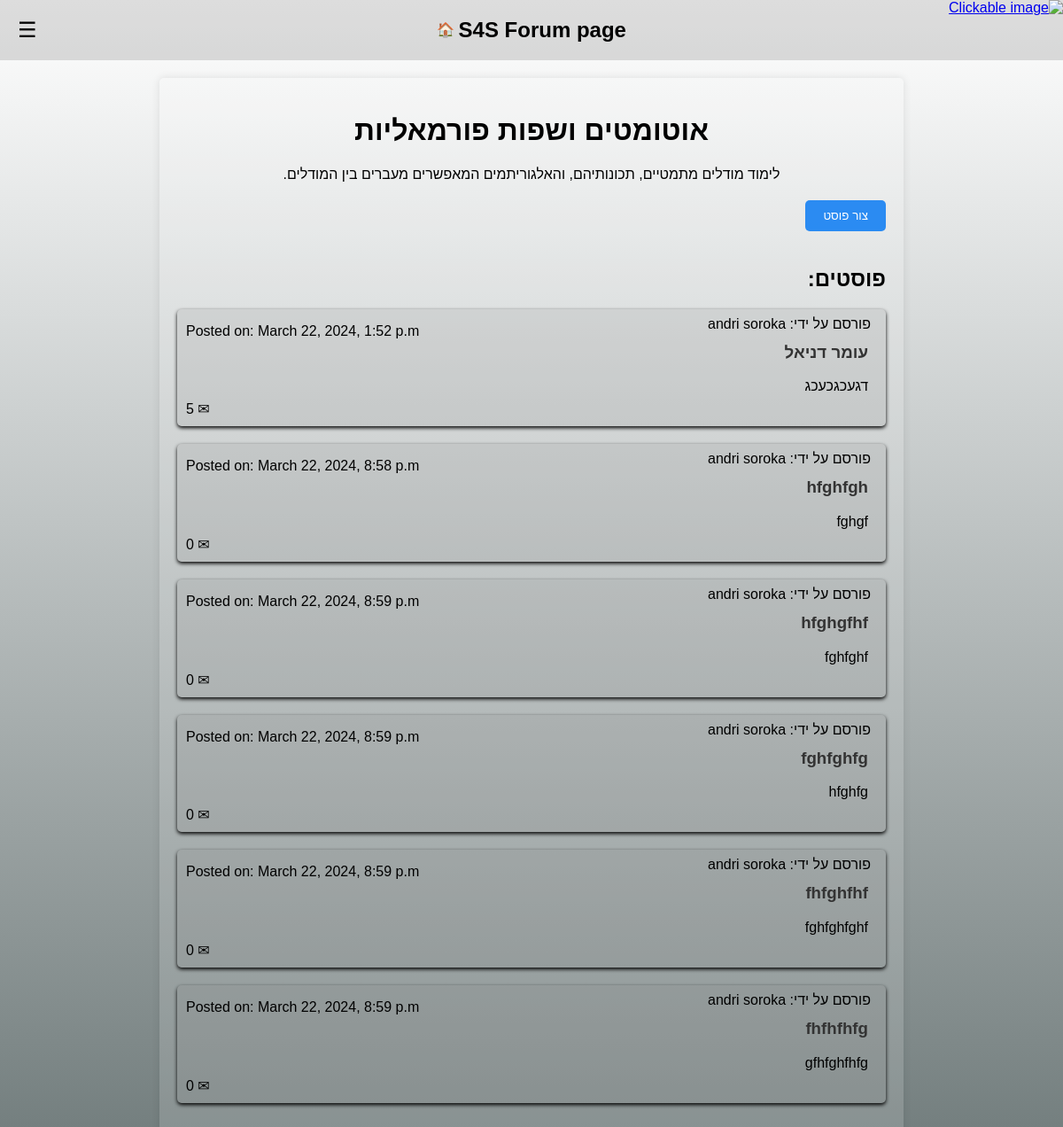
The app's page /blog/13/ with its own data.
### S4S/models.py (models this page shows, shortened)
class Blog(models.Model):
    title = models.CharField(max_length=100)
    description = models.TextField(default='No description')

class Post2(models.Model):
    title = models.CharField(max_length=100)
    user_name = models.CharField(default="none", max_length=100)
    content = models.TextField()
    date_posted = models.DateTimeField(default=timezone.now)
    blog = models.ForeignKey('Blog', on_delete=models.CASCADE, null=True)
    candidate = models.ForeignKey('Candidate', on_delete=models.CASCADE, null=True, blank=True)
    student = models.ForeignKey('Student', on_delete=models.CASCADE, null=True, blank=True)
    graduate = models.ForeignKey('Graduate', on_delete=models.CASCADE, null=True, blank=True)
    likes_count = models.IntegerField(default=0)
    comment_count = models.IntegerField(default=0)

### S4S/blogim.py (the view, shortened to what this page needs)
# urls.py: path('blog/<int:blog_id>/', blogim.blog_detail, name='blog_detail'),
def blog_detail(request, blog_id):
    blog = Blog.objects.get(pk=blog_id)
    posts2 = Post2.objects.filter(blog=blog)
    current_user = None
    return render(request, 'blog.detail.html', {'blog': blog, 'posts2': posts2, 'current_user': current_user})

### templates/blog.detail.html (shortened to what this page needs)
<!DOCTYPE html>
<html lang="en">
<head>
</head>
<body>
<header>
    <div class="menu-icon" onclick="toggleSidebar(event)">☰</div>
    <a href="/" style="text-decoration: none; color: inherit;"><h2>S4S Forum page</h2></a>
     <a href="/" style="text-decoration: none; color: inherit;">&nbsp;🏠</a>
</header>
    <div class="container">
        <div class="header">
            <h1>{{ blog.title }}</h1>
            <p>{{ blog.description }}</p>
        </div>
        <button class="create-post-button" onclick="toggleCreatePostForm()">צור פוסט</button>
        <a href="{% url '' %}" class="top-left">
            <img src="https://i.imgur.com/YAy1rDP.png" alt="Clickable image" width="250" height="75" class="invert-color">
        </a>
        <div class="posts">
            <h2>פוסטים:</h2>
            {% for post2 in posts2 %}
                <div class="post">
                    <a href="{% url 'post_detail' post2.id %}" style="text-decoration: none; color: inherit;">
                        <div class="post-info">
                            <span class="post-author">פורסם על ידי: {{ post2.user_name }}</span>
                        </div>
                        <div class="post-details">
                           {% load tz %}
                        <p>Posted on: {{ post2.date_posted|timezone:"Asia/Jerusalem"|date:"F j, Y, P"|slice:":-1" }}</p>
                        </div>
                        <br>
                        <h3>{{ post2.title }}</h3>
                        <p>{{ post2.content }}</p>
                        <span class="comment-count">&#9993; {{ post2.comment_count }}</span>
                    </a>
                </div>
            {% endfor %}
        </div>
    </div>
</body>
</html>

### records on screen
Blog: title "אוטומטים ושפות פורמאליות", description "לימוד מודלים מתמטיים, תכונותיהם, והאלגוריתמים המאפשרים מעברים בין המודלים."
Post2: user_name "andri soroka", date_posted "March 22, 2024, 1:52 p.m", title "עומר דניאל", content "דגעכגכעכג", comment_count "5"
Post2: user_name "andri soroka", date_posted "March 22, 2024, 8:58 p.m", title "hfghfgh", content "fghgf", comment_count "0"
Post2: user_name "andri soroka", date_posted "March 22, 2024, 8:59 p.m", title "hfghgfhf", content "fghfghf", comment_count "0"
Post2: user_name "andri soroka", date_posted "March 22, 2024, 8:59 p.m", title "fghfghfg", content "hfghfg", comment_count "0"
Post2: user_name "andri soroka", date_posted "March 22, 2024, 8:59 p.m", title "fhfghfhf", content "fghfghfghf", comment_count "0"
Post2: user_name "andri soroka", date_posted "March 22, 2024, 8:59 p.m", title "fhfhfhfg", content "gfhfghfhfg", comment_count "0"
